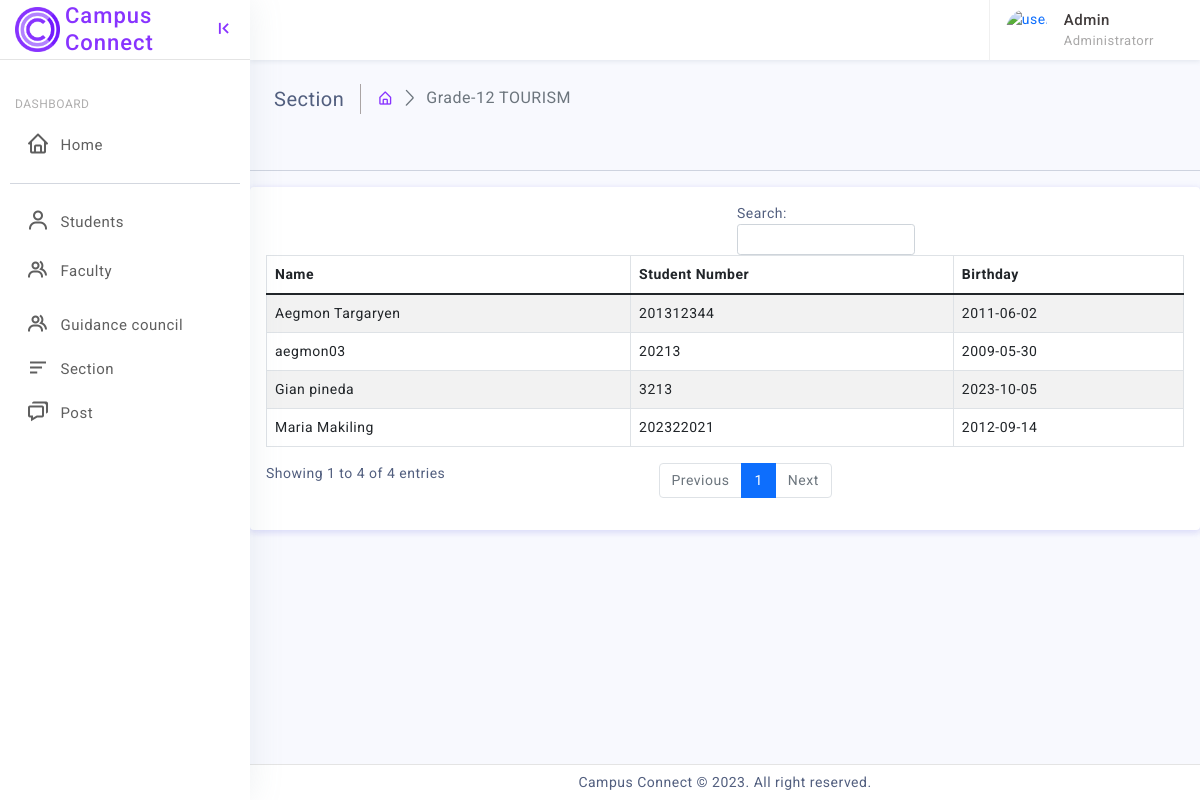
The page /admin/viewstudentsection.php (signed in) on the database its author committed.
### tables this page shows
CREATE TABLE `student` (
  `stud_id` int(11) NOT NULL,
  `student_number` varchar(255) DEFAULT NULL,
  `fname` varchar(255) DEFAULT NULL,
  `lname` varchar(255) DEFAULT NULL,
  `birthdate` varchar(255) DEFAULT NULL,
  `gender` enum('male','female','other') DEFAULT NULL,
  `address` varchar(255) DEFAULT NULL,
  `image` varchar(255) DEFAULT NULL,
  `user_id` int(11) NOT NULL
);

### admin/viewstudentsection.php (the view, shortened to what this page needs)
<?php
include("sidebar.php");
?>
		<div class="page-wrapper">
			<div class="page-content">
				<div class="page-breadcrumb d-none d-sm-flex align-items-center mb-3">
					<div class="breadcrumb-title pe-3">Section</div>
					<div class="ps-3">
						<nav aria-label="breadcrumb">
							<ol class="breadcrumb mb-0 p-0">
								<li class="breadcrumb-item"><a href="javascript:;"><i class="bx bx-home-alt"></i></a>
								</li>
								<li class="breadcrumb-item active" aria-current="page">Grade-12 TOURISM</li>
							</ol>
						</nav>
					</div>
					</div>
				</div>
				<hr/>
				<div class="card">
					<div class="card-body">
						<div class="table-responsive">
					<?php
$query = "SELECT s.fname, s.lname, s.student_number, s.birthdate, sec.grade, st.strand
          FROM student s
          JOIN section_student ss ON s.stud_id = ss.stud_id
          JOIN section sec ON ss.section_id = sec.id
          JOIN strand st ON sec.strand = st.strand_id";
$result = $con->query($query);
if ($result && $result->num_rows > 0) {
    echo '<table id="example2" class="table table-striped table-bordered">
            <thead>
                <tr>
                    <th>Name</th>
                    <th>Student Number</th>
                    <th>Birthday</th>
                </tr>
            </thead>
            <tbody>';
    while ($row = $result->fetch_assoc()) {
        echo '<tr>
                <td>' . $row['fname'] . ' ' . $row['lname'] . '</td>
                <td>' . $row['student_number'] . '</td>
                <td>' . $row['birthdate'] . '</td>
            </tr>';
    }
    echo '</tbody>
          </table>';
} else {
    echo "No data found.";
}
?>
						</div>
					</div>
				</div>
			</div>
		</div>
	<footer class="page-footer">
			<p class="mb-0">Campus Connect © 2023. All right reserved.</p>
		</footer>
</body>
</html>

### admin/assets/css/app.css (style rules this page uses)
body { font-size: 14px; color: #525f7f; background-color: #f8f9fe; letter-spacing: 0.5px; overflow-x: hidden; font-family: 'Roboto', sans-serif; }
a { text-decoration: none; }
.page-wrapper { height: 100%; margin-top: 60px; margin-bottom: 30px; margin-left: 250px; }
.page-content { padding: 1.5rem; }
.page-footer { background: #ffffff; left: 250px; right: 0; bottom: 0; position: fixed; text-align: center; padding: 7px; font-size: 14px; border-top: 1px solid #e4e4e4; z-index: 3; }
.breadcrumb-title { font-size: 20px; border-right: 1.5px solid #aaa4a4; }
.page-breadcrumb .breadcrumb li.breadcrumb-item { font-size: 16px; }
.page-breadcrumb .breadcrumb-item+.breadcrumb-item::before { display: inline-block; padding-right: .5rem; color: #6c757d; font-family: 'LineIcons'; content: "\ea5c"; }

### rows shown on the page
student: fname "Maria", lname "Makiling", student_number "202322021", birthdate "2012-09-14"
student: fname "Gian pineda", student_number "3213", birthdate "2023-10-05"
student: fname "Aegmon Targaryen", student_number "201312344", birthdate "2011-06-02"
student: fname "aegmon03", student_number "20213", birthdate "2009-05-30"
